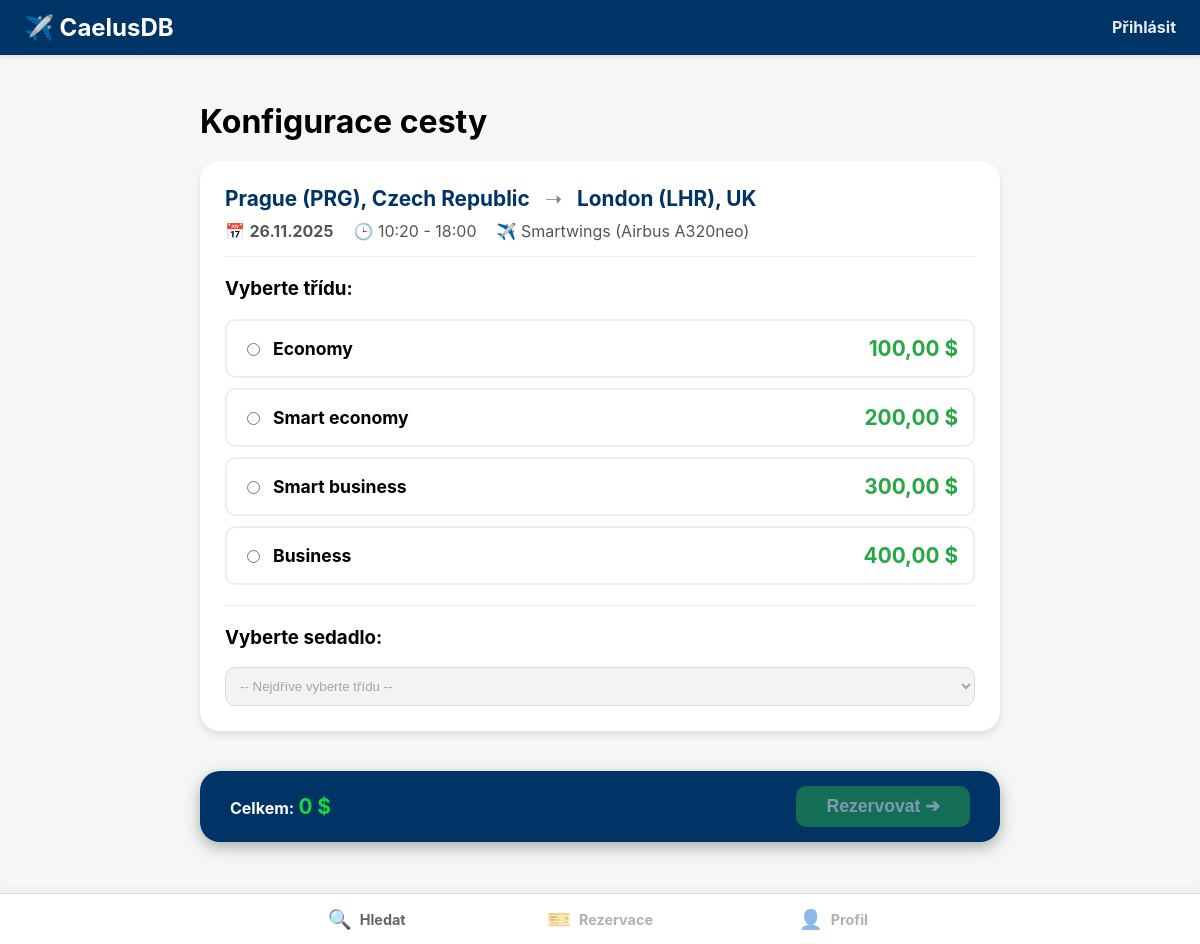
Screenshot of /rezervace/2/ with the database file from the repository.
### main/models.py (models this page shows, shortened)
class Lety(models.Model):
    cislo_letu = models.CharField(max_length=10)  # text
    cas_odletu = models.DateTimeField()  # time
    cas_priletu = models.DateTimeField()  # time
    id_letiste_odletu = models.ForeignKey(Letiste, on_delete=models.PROTECT, related_name="odlety")
    id_letiste_priletu = models.ForeignKey(Letiste, on_delete=models.PROTECT, related_name="prilety")
    id_letadla = models.ForeignKey(Letadla, on_delete=models.PROTECT)
    id_aerolinky = models.ForeignKey(Aerolinky, on_delete=models.PROTECT)
    posadka = models.ManyToManyField(
        settings.AUTH_USER_MODEL,  # vazba na Uzivatel
        related_name="lety"  # Umožní najít všechny lety pro daného uživatele (clena posadky)
    )

class Letiste(models.Model):
    nazev_letiste = models.CharField(max_length=255)  # text
    kod_iata = models.CharField(max_length=3, unique=True)  # text
    mesto = models.CharField(max_length=100)  # text
    zeme = models.CharField(max_length=100)  # text

class Aerolinky(models.Model):
    nazev = models.CharField(max_length=255)  # text
    kod_iata = models.CharField(max_length=3, unique=True)  # text
    zeme_registrace = models.CharField(max_length=100, blank=True, null=True)  # text

class Letadla(models.Model):
    model = models.CharField(max_length=100)  # text
    kapacita_sedadel = models.PositiveIntegerField()  # int
    datum_vyroby = models.DateField()  # time
    id_aerolinky = models.ForeignKey(
        Aerolinky,
        on_delete=models.PROTECT,  # Zabraňuje smazání aerolinky, pokud má přiřazená letadla
        related_name="letadla"  # umožňuje definovat název pro zpětný dotaz
    )

class InventarLetu(models.Model):
    pocet_mist_k_prodeji = models.PositiveIntegerField()  # int
    cena = models.DecimalField(max_digits=10, decimal_places=2)
    id_letu = models.ForeignKey(Lety, on_delete=models.CASCADE)  # Pokud smažu let, smažou se i inventary
    id_tridy = models.ForeignKey(
        TridySedadel,
        on_delete=models.PROTECT  # Zabraňuje smazání tridy, pokud má přiřazene inventary
    )
    class Meta:
        unique_together = ('id_letu', 'id_tridy')

class TridySedadel(models.Model):
    nazev_tridy = models.CharField(max_length=100)  # text
    popis = models.TextField(blank=True, null=True)  # text
    id_aerolinky = models.ForeignKey(
        Aerolinky,
        on_delete=models.CASCADE,  # Pokud smažu aerolinku, smažou se i její třídy
        null=True,  # Povoluje NULL pro globální třídy
        blank=True
    )

### main/views.py (the view, shortened to what this page needs)
# urls.py: path('rezervace/<str:flight_ids>/', views.rezervace_detail, name='rezervace_detail'),
def rezervace_detail(request, flight_ids):
    vycistit_stare_rezervace()
    ids = flight_ids.split('-')
    segmenty = []
    for let_id in ids:
        let = get_object_or_404(Lety, pk=let_id)
        inventar = InventarLetu.objects.filter(id_letu=let, pocet_mist_k_prodeji__gt=0).order_by('cena')
        obsazena_sedadla = list(Letenky.objects.filter(id_letu=let).values_list('cislo_sedadla', flat=True))
        segmenty.append({
            'let': let,
            'inventar_list': inventar,
            'obsazena_sedadla_json': json.dumps(obsazena_sedadla),
            'kapacita': let.id_letadla.kapacita_sedadel
        })
    return render(request, 'main/rezervace_detail.html', {
        'segmenty': segmenty,
        'flight_ids_raw': flight_ids
    })

### main/views.py (called while the page is built)
def vycistit_stare_rezervace():
    limit_casu = timezone.now() - timedelta(minutes=30)
    Rezervace.objects.filter(
        status_platby='NEZAPLACENO',
        datum_rezervace__lt=limit_casu
    ).delete()

### main/templates/main/rezervace_detail.html (shortened to what this page needs)
{% extends 'main/base.html' %}
{% block content %}
<div style="max-width: 800px; margin: 0 auto;">
    <h1 style="margin-bottom: 20px;">Konfigurace cesty</h1>
    <form method="POST" action="#" id="reservation-form">
        {% for segment in segmenty %}
            <div class="flight-segment-container"
                 data-let-id="{{ segment.let.id }}"
                 data-occupied="{{ segment.obsazena_sedadla_json }}"
                 data-capacity="{{ segment.kapacita }}">
                <div style="background: white; padding: 25px; border-radius: 20px; box-shadow: 0 4px 6px rgba(0,0,0,0.1); margin-bottom: 30px;">
                    <div class="route-header">
                        <div class="route-city">
                            {{ segment.let.id_letiste_odletu.mesto }}
                            ({{ segment.let.id_letiste_odletu.kod_iata }}),
                            {{ segment.let.id_letiste_odletu.zeme }}
                        </div>
                        <div class="route-arrow">➝</div>
                        <div class="route-city">
                            {{ segment.let.id_letiste_priletu.mesto }}
                            ({{ segment.let.id_letiste_priletu.kod_iata }}),
                            {{ segment.let.id_letiste_priletu.zeme }}
                        </div>
                    </div>
                    <div style="margin-bottom: 20px; color: #555; border-bottom: 1px solid #eee; padding-bottom: 15px;">
                        <div style="display: flex; gap: 20px; flex-wrap: wrap;">
                            <div>📅 <strong>{{ segment.let.cas_odletu|date:"d.m.Y" }}</strong></div>
                            <div>🕒 {{ segment.let.cas_odletu|date:"H:i" }} - {{ segment.let.cas_priletu|date:"H:i" }}</div>
                            <div>✈️ {{ segment.let.id_aerolinky.nazev }} ({{ segment.let.id_letadla.model }})</div>
                        </div>
                    </div>
                    <h3>Vyberte třídu:</h3>
                    <div style="display: flex; flex-direction: column; gap: 10px;">
                        {% for polozka in segment.inventar_list %}
                        <label class="option-card">
                            <div style="display: flex; align-items: center; gap: 10px;">
                                <input type="radio"
                                       name="inventar_{{ segment.let.id }}"
                                       value="{{ polozka.id }}"
                                       data-price="{{ polozka.cena }}"
                                       data-class-index="{{ forloop.counter }}"
                                       data-seat-count="{{ polozka.pocet_mist_k_prodeji }}"
                                       required
                                       onchange="aktualizovatSedadlaAndCenu(this)">
                                <div>
                                    <strong style="font-size: 1.1rem;">{{ polozka.id_tridy.nazev_tridy }}</strong>
                                </div>
                            </div>
                            <div style="font-size: 1.3rem; font-weight: bold; color: #28a745;">
                                {{ polozka.cena }} $
                            </div>
                        </label>
                        {% empty %}
                            <p style="color: red;">Bohužel, pro tento let nejsou k dispozici žádná místa.</p>
                        {% endfor %}
                    </div>
                    <div style="margin-top: 20px; border-top: 1px solid #eee; padding-top: 20px;">
                        <h3 style="margin-top: 0;">Vyberte sedadlo:</h3>
                        <select name="sedadlo_{{ segment.let.id }}"
                                id="sedadlo-select-{{ segment.let.id }}"
                                class="form-control"
                                style="width: 100%; padding: 10px; border: 1px solid #ccc; border-radius: 10px;"
                                required
                                disabled>
                            <option value="">-- Nejdříve vyberte třídu --</option>
                        </select>
                    </div>
                </div>
            </div>
        {% endfor %}
        <div class="total-bar">
            <div>
                <strong>Celkem:</strong>
                <span id="total-price" style="font-size: 1.3rem; font-weight: bold; color: #11d93f;">0</span>
                <a style="font-size: 1.3rem; font-weight: bold; color: #11d93f;"> $ </a>
            </div>
            {% if user.is_authenticated %}
                <button type="submit" class="btn btn-success" style="font-size: 1.1rem; border-radius: 10px; padding: 10px 30px;">
                    Rezervovat ➔
                </button>
            {% else %}
                <button type="button"
                        class="btn btn-success disabled-link"
                        style="font-size: 1.1rem; border-radius: 10px; padding: 10px 30px;"
                        onclick="showLoginAlert(event)">
                    Rezervovat ➔
                </button>
            {% endif %}
        </div>
    </form>
</div>
{% endblock %}

### main/templates/main/base.html (style rules this page uses)
body { font-family: -apple-system, BlinkMacSystemFont, "Segoe UI", Roboto, Helvetica, Arial, sans-serif; margin: 0; padding: 0; background-color: #f4f7f6; padding-bottom: 70px; padding-top: 70px; }
.btn { padding: 10px 20px; border: none; cursor: pointer; border-radius: 10px; text-decoration: none; display: inline-block; font-weight: bold; }
.btn-success { background-color: #28a745; color: white; }
.disabled-link { opacity: 0.5; cursor: not-allowed; }

### main/templates/main/rezervace_detail.html (style rules this page uses)
.route-header { margin-top: 0; padding-bottom: 10px; color: #003366; font-size: 1.3rem; font-weight: bold; display: flex; align-items: center; gap: 15px; flex-wrap: wrap; }
.route-arrow { color: #888; font-weight: normal; }
.option-card { border: 2px solid #eee; padding: 15px; border-radius: 10px; cursor: pointer; display: flex; justify-content: space-between; align-items: center; transition: all 0.2s; }
.total-bar { position: sticky; bottom: 70px; background: #003366; color: white; padding: 15px 30px; border-radius: 20px; display: flex; justify-content: space-between; align-items: center; box-shadow: 0 5px 15px rgba(0,0,0,0.3); margin-top: 40px; z-index: 100; }
option { color: green; }

### rows the page displays
Lety: let.id_letiste_odletu.mesto "Prague", let.id_letiste_odletu.kod_iata "PRG", let.id_letiste_odletu.zeme "Czech Republic", let.id_letiste_priletu.mesto "London", let.id_letiste_priletu.kod_iata "LHR", let.id_letiste_priletu.zeme "UK", let.cas_odletu "26.11.2025", let.cas_odletu "10:20", let.cas_priletu "18:00", let.id_aerolinky.nazev "Smartwings", let.id_letadla.model "Airbus A320neo"
InventarLetu: id_tridy.nazev_tridy "Economy", cena "100,00"
InventarLetu: id_tridy.nazev_tridy "Smart economy", cena "200,00"
InventarLetu: id_tridy.nazev_tridy "Smart business", cena "300,00"
InventarLetu: id_tridy.nazev_tridy "Business", cena "400,00"
